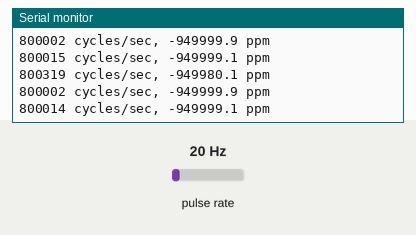
Recording of a sketch running on a simulated Arduino Uno, built with avr-gcc and run on an emulated ATmega328P. On the bench: the last lines printed to the serial monitor. Wiring (inferred from the names in the program): pulse sensor: data pin 8. The inputs (shaded band) are chosen by the test bench; at power-on: pulse rate 20 Hz.

Above: at 1.2 s.
1.3 s: pulse rate (sensor on pin 8) set to 4 Hz
At 1.48 s:
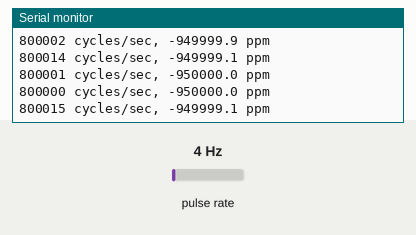
2.8 s: pulse rate (sensor on pin 8) set to 50 Hz
At 3.6 s:
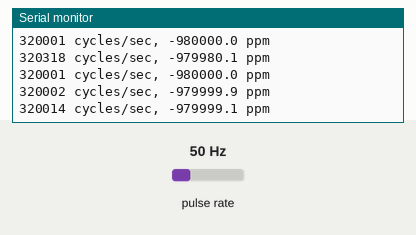
Timing chart, 0 to 5.8 s (numbered marks = the images above; inputs shaded):
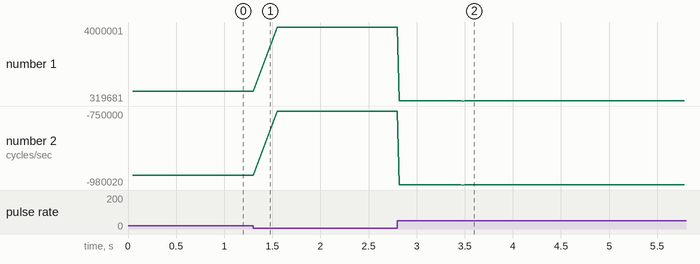

Measured:
- after the input at 2.8 s, the serial monitor: prints a new line at once (image 2)
- plotted number 1: 800000 → 4000000 after the input at 1.3 s, 4000000 → 319999 after the input at 2.8 s
- plotted number 2: -950000 → -750000 after the input at 1.3 s, -750000 → -980000.1 after the input at 2.8 s

The sketch:

clock_accuracy_against_pps.ino
```cpp
/*
Snippet from jboyton https://forum.arduino.cc/t/pps-from-ultimate-gps-synch-with-arduino-uno/336683/3

I've been using the PPS signal to measure oscillator frequency. I feed it into the input capture pin so I know to within a clock cycle when PPS goes high. The number of clocks between successive PPS pulses allows me to calculate the Uno's resonator frequency and I can use that in turn to calibrate against an addition signal. As long as the temperature isn't varying too quickly this works pretty well.

The GPS I'm using has an internal battery backed RTC which maintains the time quite well during relatively brief periods when the GPS loses fix. But the PPS signal goes away when there's no fix; I presume that's the sole reason for adding an external RTC. Rather than trying to synchronize the RTC square wave output to the PPS signal I think it makes more sense to simply determine the offset. You wouldn't even have to actually set the time/date in the RTC since the GPS provides that.

Here's a simple sketch I wrote to measure the frequency of the Uno's resonator. Maybe it will help you. To use this sketch just connect PPS to digital pin 8 (and also ground between the GPS and Uno) and the sketch measures the resonator frequency and error in parts per million, once each second.
*/

// Check processor clock accuracy against GPS
//
// Connect the GPS to the Uno via 5V, GND.
// Connect the PPS signal to the input capture pin D8.

#define PPS_INPUT_PIN         8	  // 328 pin 14 (DIP), pin 12 (TQFP) (input capture)

// Pin operation macros
#define INPUT_PORT(pin)       (pin < 8 ? PIND : (pin < 14 ? PINB : PINC))
#define OUTPUT_PORT(pin)      (pin < 8 ? PORTD : (pin < 14 ? PORTB : PORTC))
#define PIN_MASK(pin)         (pin < 8 ? 1<<pin : (pin < 14 ? 1<<pin-8 : 1<<pin-14))
#define SET_PIN(pin, level)   (level == LOW ? (OUTPUT_PORT(pin) &= ~PIN_MASK(pin)) : (OUTPUT_PORT(pin) |= PIN_MASK(pin)))

volatile uint16_t captureTicks = 0;
volatile uint16_t captureRolls = 0;
volatile uint16_t rollovers = 0;
volatile bool captureFlag = false;

uint32_t prevCaptureTime = 0;

// =======================================================================================
ISR (TIMER1_CAPT_vect)
{
  captureTicks = ICR1;
  captureRolls = rollovers;
  captureFlag = true;
}

ISR (TIMER1_OVF_vect)
{
  rollovers++;
}
// =========================================================================================

void setup()
{
  Serial.begin(115200);
  Serial.println("\nHello\n");

  pinMode(PPS_INPUT_PIN, INPUT);
  // Set up timer 1 for input capture of PPS signal
  TCCR1A = 0;            // reset timer1
  TCCR1B = 0;
  TCNT1 = 0;
  TCCR1B = bit(ICES1) | bit(CS10);        // no prescale; capture on rising edge
  TIMSK1 = bit(ICIE1) | bit(TOIE1);       // enable capture interrupt; enable overflow interrupt
}

void loop()
{
  if (captureFlag) {
    uint16_t t = captureTicks;
    uint16_t r = captureRolls;
    captureFlag = false;

    uint32_t captureTime = (uint32_t(r) << 16) + uint32_t(t);
    uint32_t elapsed = captureTime - prevCaptureTime;
    prevCaptureTime = captureTime;
    Serial.print(elapsed);
    Serial.print(" cycles/sec, ");
    Serial.print(float(elapsed)/16.0 - 1000000.0, 1);
    Serial.print(" ppm");
    Serial.println();
  }
}
```
